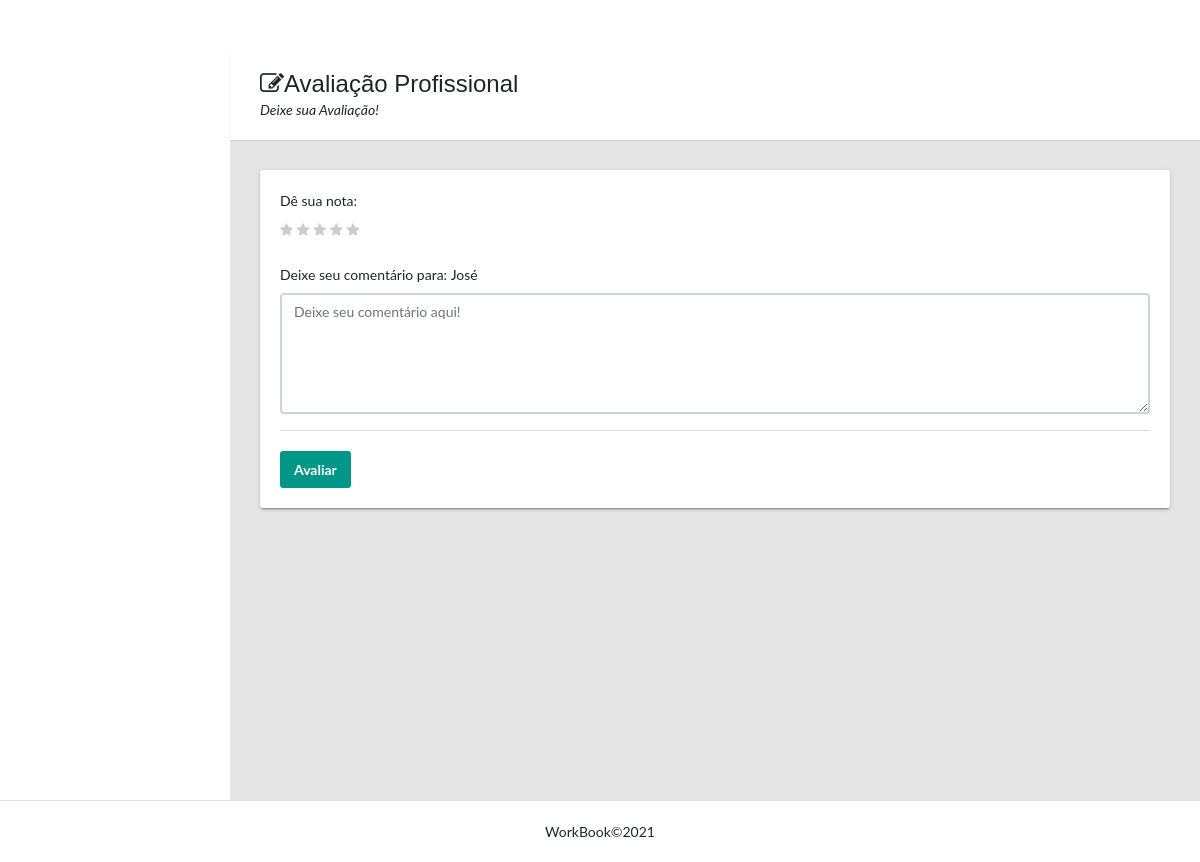
Page /avaliacao/2 on the earlier database version.
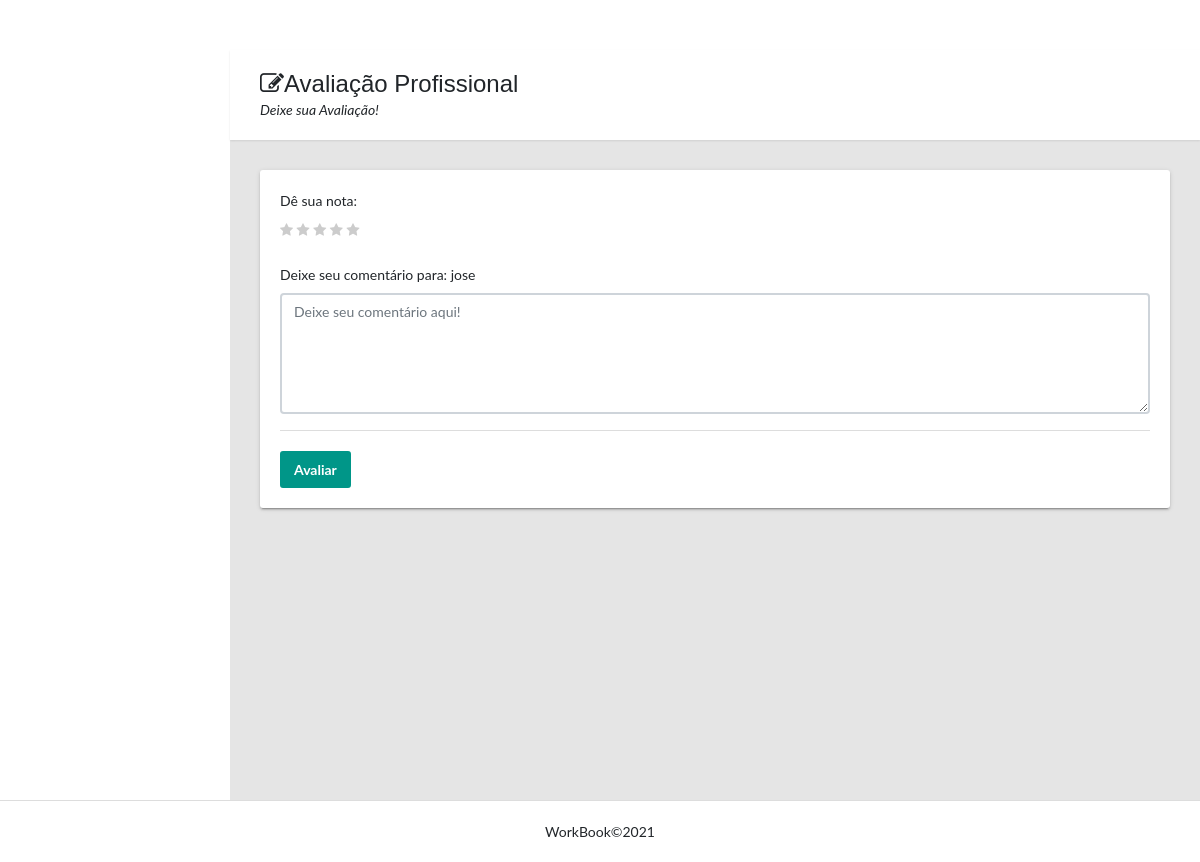
Same page on the later database version.
### usuario/models.py (models this page shows, shortened)
class Profissional(models.Model):
            profissao = models.CharField('Profissão', max_length=250)
            categoria = models.OneToOneField(Categoria, on_delete=models.CASCADE, related_name='categoria')
            slug = models.SlugField('Atalho', unique=True, blank=True, null=True)
            descricao = models.CharField('Descrição', max_length=250)
            imagem = models.ImageField(upload_to='fotos/%Y/%m/', blank=True, null=True)
            user = models.OneToOneField(Usuario, on_delete=models.CASCADE, related_name='usario',
                                        error_messages={
                                            "unique": "Já existe um profissional cadastrado para este usuário."
                                        }
                                        )
            acesso_permitido = models.BooleanField(default=True)
            class Meta:
                verbose_name = 'Profissional'
                verbose_name_plural = 'Profissional'
                ordering = ['id']
            """def clean(self):
                model = self.__class__
                if model.objects.count() > 0 and self.user_id != model.objects.get().user_id:
                    raise ValidationError("Você já tem um perfil profissional cadastrado.")"""

class Usuario(AbstractUser):
    telefone = models.CharField('telefone', max_length=15)
    imagem = models.ImageField(upload_to='fotosperfil/%Y/%m/', blank=True, null=True)
    cidade = models.CharField('cidade', max_length=40)
    rua = models.CharField('rua', max_length=60)
    uf = models.CharField('uf', max_length=2)
    bairro = models.CharField('bairro', max_length=40)
    is_staff = models.BooleanField(default=0)
    is_superuser = models.BooleanField(default=1)
    is_active = models.BooleanField(default=True)
    class Meta:
        db_table = 'usuario'
        verbose_name = 'Usuario'
        verbose_name_plural = 'Usuario'

### avaliacao/views.py (the view)
# urls.py: path('<int:user_id>', views.avaliacao, name='avaliacao'),
def avaliacao(request, user_id):
    return render(request, 'avaliacao.html', {'profissional': _request_profissional(user_id)})

### avaliacao/views.py (called while the page is built)
def _request_profissional(user_id):
    try:
       prof = Profissional.objects.get(user_id=user_id)
       if prof:
         return prof
    except Exception as err:
        print('error request_perfil',err)
    return None

### avaliacao/templates/avaliacao.html (shortened to what this page needs)
{% extends 'base.html' %}
{% block content %}
{% load crispy_forms_tags %}
<head>
</head>
<main class="app-content">
    <div class="app-title">
        <div>
            <h1><i class="fa fa-edit"></i>Avaliação Profissional</h1>
            <p>Deixe sua Avaliação!</p>
        </div>
    </div>
    {% if avaliacao is None %}
    <div class="row">
        <div class="col-md-12">
            <div class="tile">
                <div class="row">
                    <div class="col-lg-12">
                        <form method="post" action="{% url 'avaliacao:avaliar'  profissional.user.id %}" class="form">
                            <div class="row">
                                <div id="show_class" class="col-lg-12">
                                    <div class="form-group">
                                        <label for="id_texto">Dê sua nota:</label>
                                        <link rel="stylesheet"
                                              href="//maxcdn.bootstrapcdn.com/font-awesome/4.3.0/css/font-awesome.min.css">
                                        <div class="estrelas">
                                            <label for="cm_star-1"><i class="fa"></i></label>
                                            <label for="cm_star-2"><i class="fa"></i></label>
                                            <label for="cm_star-3"><i class="fa"></i></label>
                                            <label for="cm_star-4"><i class="fa"></i></label>
                                            <label for="cm_star-5"><i class="fa"></i></label>
                                        </div>
                                    </div>
                                   <div class="form-group">
                                        <label for="id_texto">Deixe seu comentário para:</label>
                                         <label for="id_texto">{{profissional.user.first_name}}</label>
                                        <textarea name="descricao" cols="140" rows="5" class="form-control"
                                                  required="" id="id_texto"
                                                  placeholder="Deixe seu comentário aqui!"></textarea>
                                    </div>
                                    <div class="tile-footer">
                                        <button class="btn btn-primary" id="demoNotify" type="submit" title="Avaliar">Avaliar</button>
                                    </div>
                                </div>
                                {% endif %}
                            </div>
                        </form>
                    </div>
                </div>
            </div>
        </div>
    </div>
</main>
{% endblock %}

Differences in the rows shown:
changed Profissional: user.first_name "José" → "jose"
